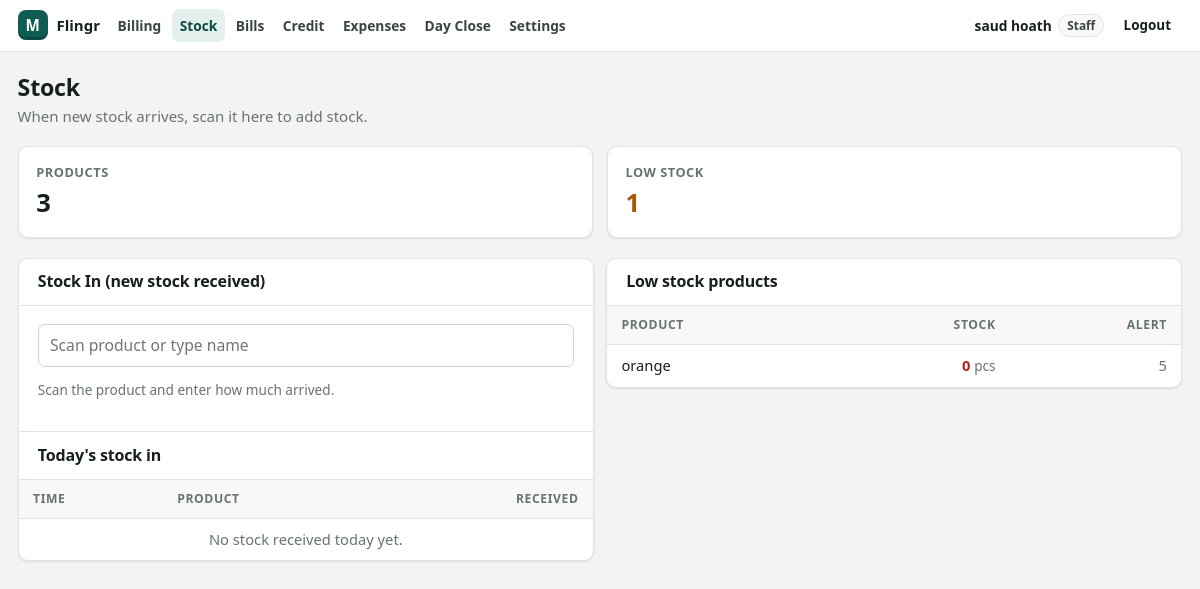
Page /stock.php (signed in) on the committed database.
### tables this page shows
CREATE TABLE IF NOT EXISTS users (
        id INT UNSIGNED NOT NULL AUTO_INCREMENT PRIMARY KEY,
        username VARCHAR(60) NOT NULL,
        password_hash VARCHAR(255) NOT NULL,
        created_at DATETIME NOT NULL
    );

CREATE TABLE IF NOT EXISTS products (
        id INT UNSIGNED NOT NULL AUTO_INCREMENT PRIMARY KEY,
        barcode VARCHAR(64) NULL,
        name VARCHAR(190) NOT NULL,
        unit VARCHAR(10) NOT NULL DEFAULT 'pcs',
        purchase_price DECIMAL(12,2) NOT NULL DEFAULT 0,
        sale_price DECIMAL(12,2) NOT NULL DEFAULT 0,
        stock DECIMAL(12,3) NOT NULL DEFAULT 0,
        low_stock DECIMAL(12,3) NULL,
        quick_key INT NULL,
        deleted_at DATETIME NULL,
        created_at DATETIME NOT NULL,
        updated_at DATETIME NOT NULL
    );

### inc/helpers.php (called while the page is built, shortened)
<?php
function e($v): string
{
    return htmlspecialchars((string)($v ?? ''), ENT_QUOTES, 'UTF-8');
}
function qty($n): string
{
    $n = (float)$n;
    if (abs($n - round($n)) < 0.0005) {
        return (string)(int)round($n);
    }
    return rtrim(rtrim(number_format($n, 3, '.', ''), '0'), '.');
}
function setting(string $key, ?string $default = null): ?string
{
    global $SETTINGS_CACHE;
    if ($SETTINGS_CACHE === null) {
        $SETTINGS_CACHE = [];
        try {
            foreach (db()->query('SELECT k, v FROM settings') as $row) {
                $SETTINGS_CACHE[$row['k']] = $row['v'];
            }
        } catch (Throwable $e) {
        }
    }
    return $SETTINGS_CACHE[$key] ?? $default;
}
function day_start_hour(): int
{
    $h = setting('day_start_hour', '6');
    return max(0, min(12, (int)$h));
}
function business_day(?string $ts = null): string
{
    $t = $ts === null ? time() : strtotime($ts);
    return date('Y-m-d', $t - day_start_hour() * 3600);
}
function bday_range(string $from, ?string $to = null): array
{
    $h = day_start_hour();
    $to = $to ?? $from;
    $start = date('Y-m-d H:i:s', strtotime($from . ' 00:00:00') + $h * 3600);
    $end = date('Y-m-d H:i:s', strtotime($to . ' 00:00:00') + 86400 + $h * 3600 - 1);
    return [$start, $end];
}

### inc/db.php (called while the page is built, shortened)
<?php
function db(?array $override = null): PDO
{
    static $pdo = null;
    if ($pdo === null) {
        global $CONFIG;
        $pdo = make_pdo($CONFIG['db']);
    }
    return $pdo;
}
function make_pdo(array $c): PDO
{
    $opts = [
        PDO::ATTR_ERRMODE            => PDO::ERRMODE_EXCEPTION,
        PDO::ATTR_DEFAULT_FETCH_MODE => PDO::FETCH_ASSOC,
        PDO::ATTR_EMULATE_PREPARES   => false,
    ];
    $dsn = sprintf('mysql:host=%s;port=%d;dbname=%s;charset=utf8mb4',
        $c['host'] ?? 'localhost', (int)($c['port'] ?? 3306), $c['name']);
    $pdo = new PDO($dsn, $c['user'], $c['pass'], $opts);
    $pdo->exec("SET time_zone = '" . date('P') . "'");
    return $pdo;
}
function q(string $sql, array $params = []): array
{
    $st = db()->prepare($sql);
    $st->execute($params);
    return $st->fetchAll();
}
function q1(string $sql, array $params = []): ?array
{
    $st = db()->prepare($sql);
    $st->execute($params);
    $row = $st->fetch();
    return $row === false ? null : $row;
}

### inc/auth.php (called while the page is built, shortened)
<?php
function current_user(): ?array
{
    static $user = false;
    if ($user !== false) {
        return $user;
    }
    $id = $_SESSION['user']['id'] ?? null;
    $row = q1('SELECT id, username, full_name, role, active, pin_hash FROM users WHERE id = ?', [(int)$id]);
    $user = [
        'id' => (int)$row['id'],
        'username' => $row['username'],
        'name' => $row['full_name'] ?: $row['username'],
        'role' => $row['role'] === 'staff' ? 'staff' : 'admin',
        'has_pin' => !empty($row['pin_hash']),
    ];
    return $user;
}
function is_admin(): bool
{
    return (current_user()['role'] ?? '') === 'admin';
}
function require_login(): void
{
    if (current_user()) {
        return;
    }
}
function require_perm(string $perm): void
{
    require_login();
}

### inc/products_lib.php (called while the page is built, shortened)
<?php
function low_stock_level(array $p): float
{
    return $p['low_stock'] !== null ? (float)$p['low_stock'] : (float)setting('low_stock', '5');
}

### stock.php (the view, shortened to what this page needs)
<?php
require __DIR__ . '/inc/products_lib.php';
require_perm('stock_in');
$admin = is_admin();
$defLow = (float)setting('low_stock', '5');
$low = q('SELECT * FROM products WHERE deleted_at IS NULL AND stock <= COALESCE(low_stock, ?) ORDER BY stock, name LIMIT 200', [$defLow]);
$today = q("SELECT m.*, p.name, p.unit FROM stock_moves m JOIN products p ON p.id = m.product_id
            WHERE m.type = 'purchase' AND m.created_at >= ? ORDER BY m.id DESC LIMIT 100", [bday_range(business_day())[0]]);
$value = q1('SELECT COALESCE(SUM(CASE WHEN stock > 0 THEN stock * purchase_price ELSE 0 END),0) AS cost,
                    COALESCE(SUM(CASE WHEN stock > 0 THEN stock * sale_price ELSE 0 END),0) AS sale,
                    COUNT(*) AS n FROM products WHERE deleted_at IS NULL');
layout_start('Stock', 'stock');
?>
<div class="page-head">
    <div>
        <h1>Stock</h1>
        <p class="muted">When new stock arrives, scan it here to add stock.</p>
    </div>
</div>
<div class="cards">
    <div class="card stat"><div class="label">Products</div><div class="value"><?= number_format((int)$value['n']) ?></div></div>
    <div class="card stat"><div class="label">Low stock</div><div class="value" style="color:<?= $low ? 'var(--warn)' : 'inherit' ?>"><?= count($low) ?></div></div>
</div>
<div class="grid-2" style="align-items:start">
    <div class="card">
        <div class="card-head"><h2>Stock In (new stock received)</h2></div>
        <div class="card-pad stack">
            <div><input class="input" id="pick" placeholder="Scan product or type name" autofocus></div>
            <p class="muted small"><?= $admin ? 'Leave price empty to keep the current one. To correct the stock count, edit the product.' : 'Scan the product and enter how much arrived.' ?></p>
        </div>
        <div class="card-head" style="border-top:1px solid var(--line)"><h2>Today's stock in</h2></div>
        <div class="table-wrap">
            <table class="table">
                <thead><tr><th>Time</th><th>Product</th><th class="num">Received</th></tr></thead>
                <tbody id="todayBody">
                <?php if (!$today): ?><tr class="empty-row"><td colspan="3" class="empty">No stock received today yet.</td></tr><?php endif; ?>
                </tbody>
            </table>
        </div>
    </div>
    <div class="card">
        <div class="card-head"><h2>Low stock products</h2><?php if ($admin): ?><a class="btn sm" href="products.php?f=low">View all</a><?php endif; ?></div>
        <?php if (!$low): ?>
            <div class="empty">All products have enough stock.</div>
        <?php else: ?>
        <div class="table-wrap">
            <table class="table">
                <thead><tr><th>Product</th><th class="num">Stock</th><th class="num">Alert</th></tr></thead>
                <tbody>
                <?php foreach ($low as $p): ?>
                    <tr>
                        <td><?php if ($admin): ?><a href="product_form.php?id=<?= (int)$p['id'] ?>"><?= e($p['name']) ?></a><?php else: ?><?= e($p['name']) ?><?php endif; ?></td>
                        <td class="num"><b style="color:<?= (float)$p['stock'] <= 0 ? 'var(--danger)' : 'var(--warn)' ?>"><?= qty($p['stock']) ?></b> <span class="muted small"><?= e($p['unit']) ?></span></td>
                        <td class="num muted"><?= qty(low_stock_level($p)) ?></td>
                    </tr>
                <?php endforeach; ?>
                </tbody>
            </table>
        </div>
        <?php endif; ?>
    </div>
</div>
<?php layout_end();

### inc/layout.php (shortened to what this page needs)
<?php
function nav_items(): array
{
    return [
        'billing'   => ['Billing', 'billing.php', 'M3 5h18v4H3zM5 9v10h14V9M9 13h6', 'billing'],
        'products'  => ['Products', 'products.php', 'M4 7l8-4 8 4-8 4-8-4zm0 0v10l8 4 8-4V7M12 11v10', 'admin'],
        'stock'     => ['Stock', 'stock.php', 'M4 20V10M10 20V4M16 20v-7M22 20H2', 'stock_in'],
        'sales'     => ['Bills', 'sales.php', 'M6 2h12v20l-3-2-3 2-3-2-3 2V2zM9 7h6M9 11h6M9 15h4', 'sales_own'],
        'customers' => ['Credit', 'customers.php', 'M16 21v-2a4 4 0 00-4-4H6a4 4 0 00-4 4v2M9 11a4 4 0 100-8 4 4 0 000 8zM19 8v6M22 11h-6', 'customers'],
        'expenses'  => ['Expenses', 'expenses.php', 'M3 7h18v12H3zM3 7l3-4h12l3 4M16 13h2', 'expense'],
        'hisaab'    => ['Day Close', 'hisaab.php', 'M5 3h14v18H5zM8 7h8M8 11h2M12 11h2M8 15h2M12 15h4', 'hisaab_close'],
        'reports'   => ['Reports', 'reports.php', 'M3 3v18h18M7 15l4-4 3 3 5-6', 'admin'],
        'users'     => ['Staff', 'users.php', 'M17 21v-2a4 4 0 00-4-4H5a4 4 0 00-4 4v2M9 11a4 4 0 100-8 4 4 0 000 8zM23 21v-2a4 4 0 00-3-3.9M16 3.1a4 4 0 010 7.8', 'admin'],
        'settings'  => ['Settings', 'settings.php', 'M12 15a3 3 0 100-6 3 3 0 000 6zM19.4 15a1.6 1.6 0 00.3 1.8l.1.1a2 2 0 11-2.8 2.8l-.1-.1a1.6 1.6 0 00-1.8-.3 1.6 1.6 0 00-1 1.5V21a2 2 0 11-4 0v-.1a1.6 1.6 0 00-1-1.5 1.6 1.6 0 00-1.8.3l-.1.1a2 2 0 11-2.8-2.8l.1-.1a1.6 1.6 0 00.3-1.8 1.6 1.6 0 00-1.5-1H3a2 2 0 110-4h.1a1.6 1.6 0 001.5-1 1.6 1.6 0 00-.3-1.8l-.1-.1a2 2 0 112.8-2.8l.1.1a1.6 1.6 0 001.8.3H9a1.6 1.6 0 001-1.5V3a2 2 0 114 0v.1a1.6 1.6 0 001 1.5 1.6 1.6 0 001.8-.3l.1-.1a2 2 0 112.8 2.8l-.1.1a1.6 1.6 0 00-.3 1.8V9a1.6 1.6 0 001.5 1H21a2 2 0 110 4h-.1a1.6 1.6 0 00-1.5 1z', 'login'],
    ];
}
function nav_allowed(string $perm): bool
{
    return $perm === 'login' ? (bool)current_user() : ($perm === 'admin' ? is_admin() : can($perm));
}
function icon(string $path, int $size = 20): string
{
    return '<svg width="' . $size . '" height="' . $size . '" viewBox="0 0 24 24" fill="none" stroke="currentColor" stroke-width="1.8" stroke-linecap="round" stroke-linejoin="round" aria-hidden="true"><path d="' . $path . '"/></svg>';
}
function layout_start(string $title, string $active = ''): void
{
    $shop = setting('shop_name', 'MartPOS');
    ?><!doctype html>
<html lang="en">
<head>
<link rel="stylesheet" href="assets/css/app.css?v=<?= APP_VERSION ?>">
</head>
<body class="admin">
<header class="topbar">
    <a class="brand" href="billing.php"><span class="brand-mark sm">M</span><span><?= e($shop) ?></span></a>
    <nav class="nav">
        <?php foreach (nav_items() as $key => [$label, $href, $ico, $perm]): if (!nav_allowed($perm)) continue; ?>
            <a href="<?= e($href) ?>" class="<?= $key === $active ? 'active' : '' ?>"><?= icon($ico, 18) ?><span><?= e($label) ?></span></a>
        <?php endforeach; ?>
    </nav>
    <div class="topbar-right">
        <?php if ($u = current_user()): ?>
            <span class="who"><b><?= e($u['name']) ?></b><span class="badge <?= $u['role'] === 'admin' ? 'ok' : '' ?>"><?= $u['role'] === 'admin' ? 'Admin' : 'Staff' ?></span></span>
        <?php endif; ?>
        <form method="post" action="logout.php"><?= csrf_field() ?><button class="btn ghost sm" type="submit">Logout</button></form>
    </div>
</header>
<main class="page">
    <?php endforeach;
}
function layout_end(array $scripts = []): void
{
    ?>
</main>
</body>
</html>
<?php
}

### rows in the picture
users: full_name "saud hoath"
products: name "orange", stock "0", unit "pcs", low_stock "5"

### other values in the picture
$shop "Flingr"
$label "Billing"
$label "Stock"
$label "Bills"
$label "Credit"
$label "Expenses"
$label "Day Close"
$label "Settings"
$value['n'] "3"
count($low) "1"
